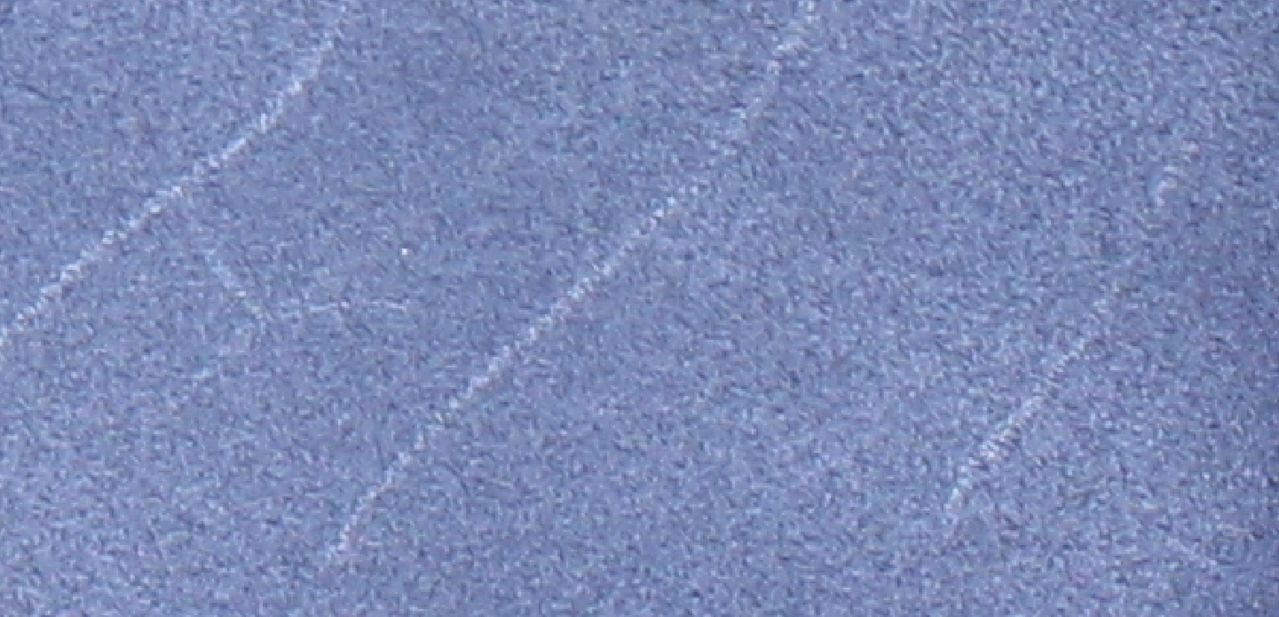
#> input picture computer-vision/scratch_detector/dataset/Kn9wT.jpg, 1279 x 617 px, given in place of the camera
$ python contours_cv2.py
#> lines starting #> are read from the running program, lines starting #| are printed output that depends on the picture; after the words box and inside, x2 and y2 are one past the last pixel; in counts of white or black regions, pixels touching at a corner belong together
import cv2
import imutils
import numpy as np

#image = cv2.imread("4.jpg")
cap = cv2.VideoCapture(0)

while(cap.isOpened()):

    ret, image = cap.read()
#> image is the input picture: shape (617, 1279, 3); mean B, G, R 181.9, 138.3, 124.1

    if ret == True:
        resized = imutils.resize(image, width=500)
        ratio = image.shape[0] / float(resized.shape[0])
#> ratio = 2.56

        gray = cv2.cvtColor(resized, cv2.COLOR_BGR2GRAY)
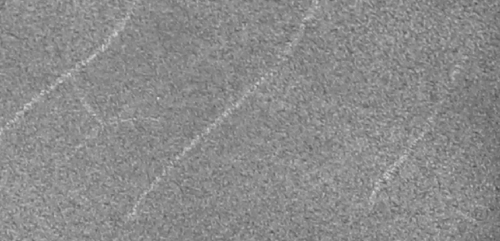
#> gray: shape (241, 500); min 78, max 219, mean 139

        # Gaussian Blur
        blurred = cv2.GaussianBlur(gray, (5, 5), 0)

        # Thresholding!
        #thresh = cv2.threshold(blurred, 70 , 255, cv2.THRESH_BINARY)[1]
        thresh = cv2.adaptiveThreshold(blurred, 255, cv2.ADAPTIVE_THRESH_GAUSSIAN_C, cv2.THRESH_BINARY, 11, 2)
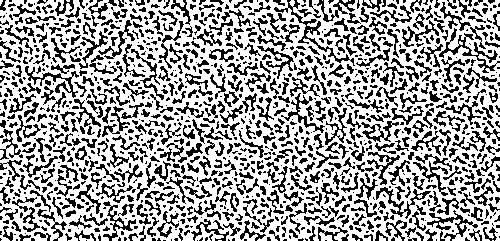
#> thresh: shape (241, 500); 63.8% white; black in thin lines or dots


        # Find contours in the images
        cnts = cv2.findContours(thresh.copy(), cv2.RETR_EXTERNAL, cv2.CHAIN_APPROX_SIMPLE)
#> cnts = 20 contours, 17 with area under 20; largest, box (x1, y1, x2, y2) and area: (0, 0, 500, 241) 113506, (195, 224, 224, 241) 130, (176, 0, 185, 7) 26
        cnts = imutils.grab_contours(cnts)

        for c in cnts:

            c = c.astype("float")
            c *= ratio
            c = c.astype("int")

            cv2.drawContours(image, [c], -1, (0,255,0), 2)
            cv2.imshow("final", image)
            cv2.waitKey(1)
#> this loop made 20 passes
#> c on passes 1, 2, 3, 6, 9, 10, 13, 15, 18: [[1259, 614], [1262, 614]], [[558, 614], [565, 614]], [[916, 611], [913, 614], [919, 614], [919, 611]], [[0, 419]], [[0, 197], [0, 202], [2, 202], [2, 199]], [[796, 74], [796, 76]], [[893, 0], [896, 0]], [[824, 0]], [[168, 0], [171, 2], [176, 2], [176, 0]]
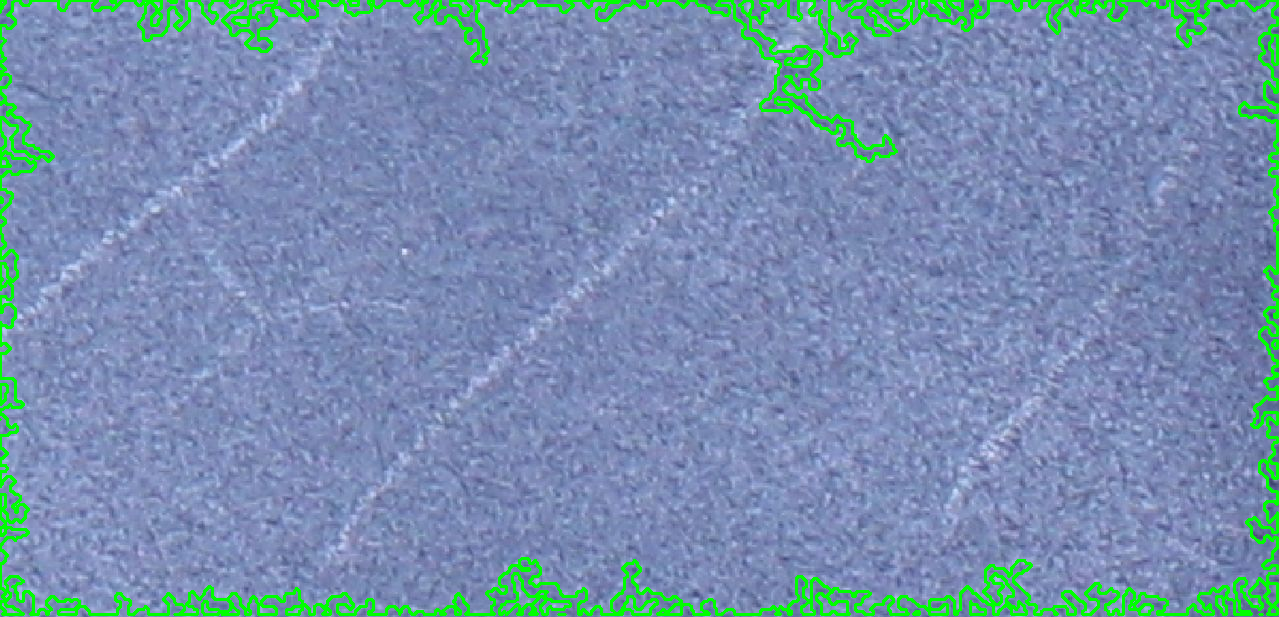
#> image: shape (617, 1279, 3); 4.68% of pixels changed, all inside (x1, y1, x2, y2) = (0, 0, 1279, 616)
    else:
        break

cap.release()
cv2.destroyAllWindows()
